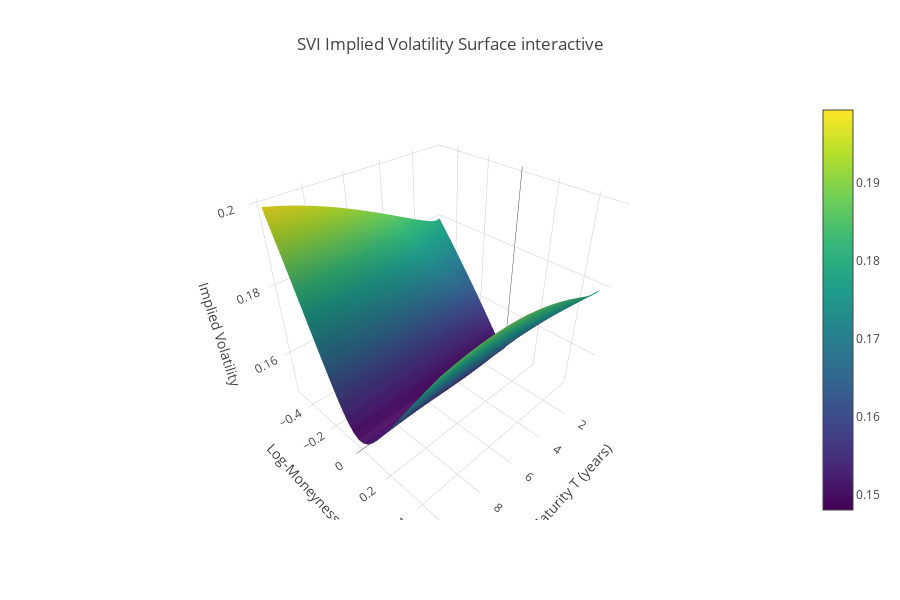

Notebook cell for this chart:
### Code cell
for i in range(T_mesh.shape[0]):
    for j in range(T_mesh.shape[1]):
        T_val = T_mesh[i, j]
        k_val = k_mesh[i, j]
        a, b, rho, m, sigma = svi_params(T_val)  
        
        F = spot * np.exp(r * T_val)  
        K = F * np.exp(k_val)           
        
        vol_surface[i, j] = t.svi_implied_vol(K, spot, T_val, r, a, b, rho, m, sigma)

fig = go.Figure(data=[go.Surface(
    x=T_mesh,
    y=k_mesh,
    z=vol_surface,
    colorscale='Viridis'
)])

fig.update_layout(
    title='SVI Implied Volatility Surface interactive',
    scene=dict(
        xaxis_title='Maturity T (years)',
        yaxis_title='Log-Moneyness k',
        zaxis_title='Implied Volatility'
    ),
    autosize=False,
    height=600,
)

fig.show()

### Figure 1 — Plotly figure (JSON) as saved in the notebook; plotly's stock layout.template omitted (floating-point values rounded to 4 significant figures; data arrays with more than 128 entries replaced by an {"elided": "..."} marker saying what was removed)
{"data": [{"colorscale": [[0, "#440154"], [0.1111, "#482878"], [0.2222, "#3e4989"], [0.3333, "#31688e"], [0.4444, "#26828e"], [0.5556, "#1f9e89"], [0.6667, "#35b779"], [0.7778, "#6ece58"], [0.8889, "#b5de2b"], [1, "#fde725"]], "type": "surface", "x": {"elided": "30x50 float values"}, "y": {"elided": "30x50 float values"}, "z": {"elided": "30x50 float values"}}], "layout": {"autosize": false, "height": 600, "scene": {"xaxis": {"title": {"text": "Maturity T (years)"}}, "yaxis": {"title": {"text": "Log-Moneyness k"}}, "zaxis": {"title": {"text": "Implied Volatility"}}}, "title": {"text": "SVI Implied Volatility Surface interactive"}}}
